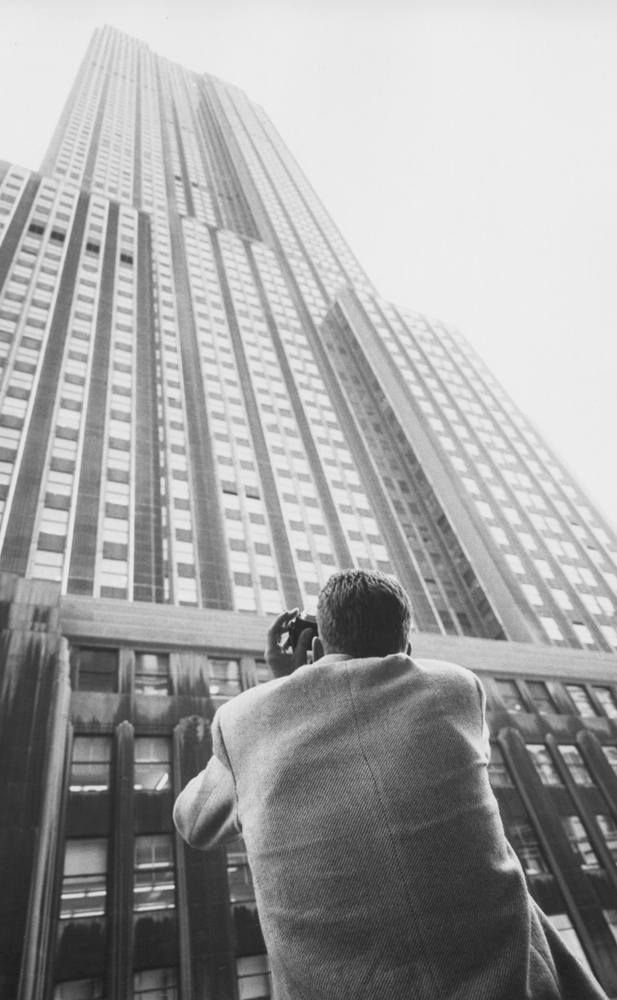
#> input picture library-of-congress-t5fqtwIn9HQ-unsplash.jpg, 617 x 1000 px, shrunk from 4936 x 8000 before the run, found by its file name
$ python Niblack_Bernsen_withoutotsu.py
#> lines starting #> are read from the running program, lines starting #| are printed output that depends on the picture; after the words box and inside, x2 and y2 are one past the last pixel; in counts of white or black regions, pixels touching at a corner belong together
import cv2
import numpy as np
import matplotlib.pyplot as plt
from skimage import filters
from skimage.util import img_as_ubyte
from skimage.morphology import disk
from skimage.filters import threshold_local, rank

# Load the image
image = cv2.imread('/Users/meltemballan/Documents/Image_Processing/CH4_Ballan/library-of-congress-t5fqtwIn9HQ-unsplash.jpg', cv2.IMREAD_GRAYSCALE)
#> image is the input picture: shape (1000, 617); min 28, max 240, mean 162.8

# Normalize the image
image = cv2.normalize(image, None, alpha=0, beta=255, norm_type=cv2.NORM_MINMAX)
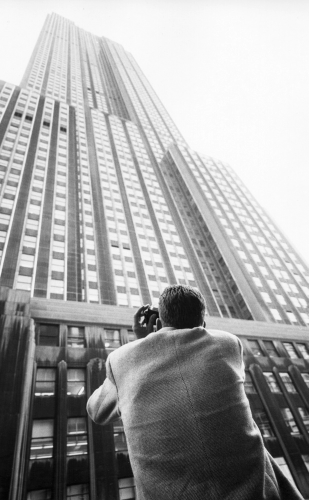
#> image: shape (1000, 617) (shown at 1/2 size); min 0, max 255, mean 162.1

# Apply Gaussian blur
blurred = cv2.GaussianBlur(image, (5, 5), 0)

# Apply Niblack thresholding
window_size = 15
threshold_niblack = threshold_local(blurred, window_size, method='mean', offset=-0.2)
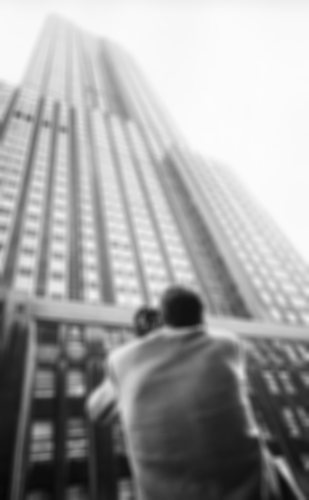
#> threshold_niblack: shape (1000, 617) float64 (shown at 1/2 size); min 7, max 252.6, mean 162.3
binary_niblack = blurred > threshold_niblack
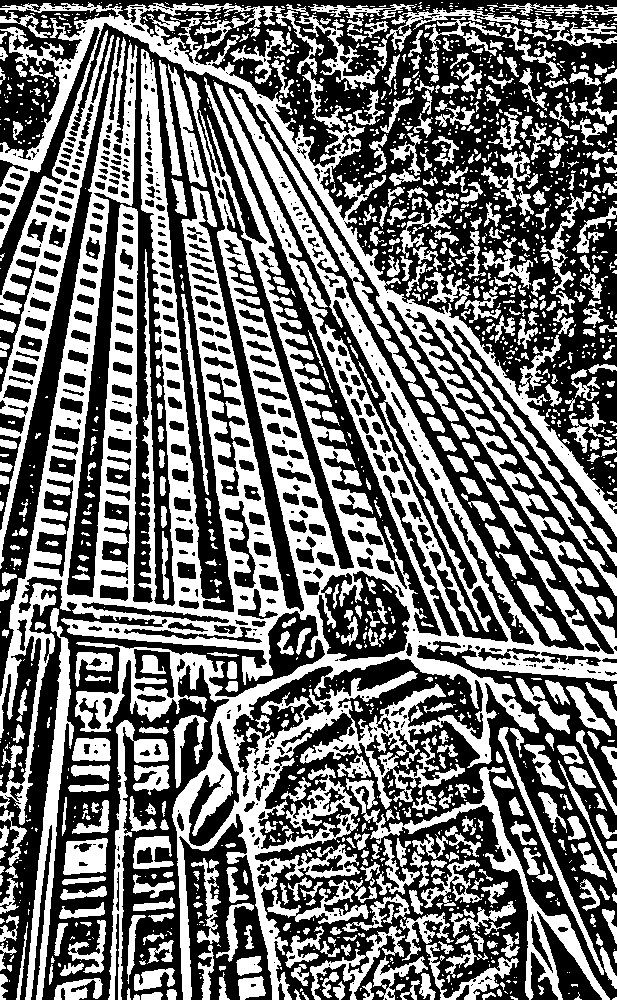
#> binary_niblack: shape (1000, 617) bool; 44.6% white; 1588 white regions (1005 under 20 px), largest, box (x1, y1, x2, y2) and area: (0, 2, 617, 1000) 167207, (346, 767, 610, 1000) 5467, (25, 608, 74, 1000) 4630

# Apply Bernsen thresholding
radius = 15
selem = disk(radius)
local_min = rank.minimum(blurred, selem)
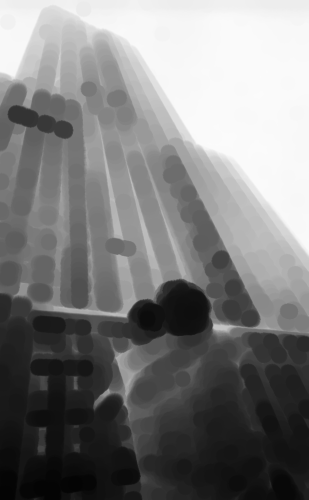
#> local_min: shape (1000, 617) (shown at 1/2 size); min 4, max 251, mean 124.3
local_max = rank.maximum(blurred, selem)
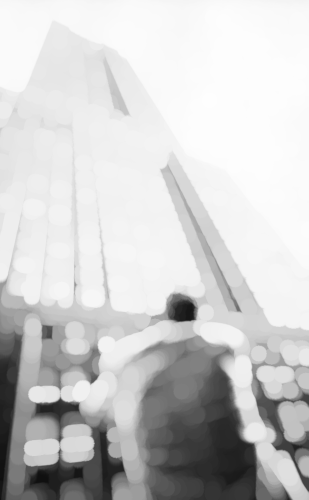
#> local_max: shape (1000, 617) (shown at 1/2 size); min 14, max 254, mean 203.7
binary_bernsen = blurred >= (local_min + local_max) / 2
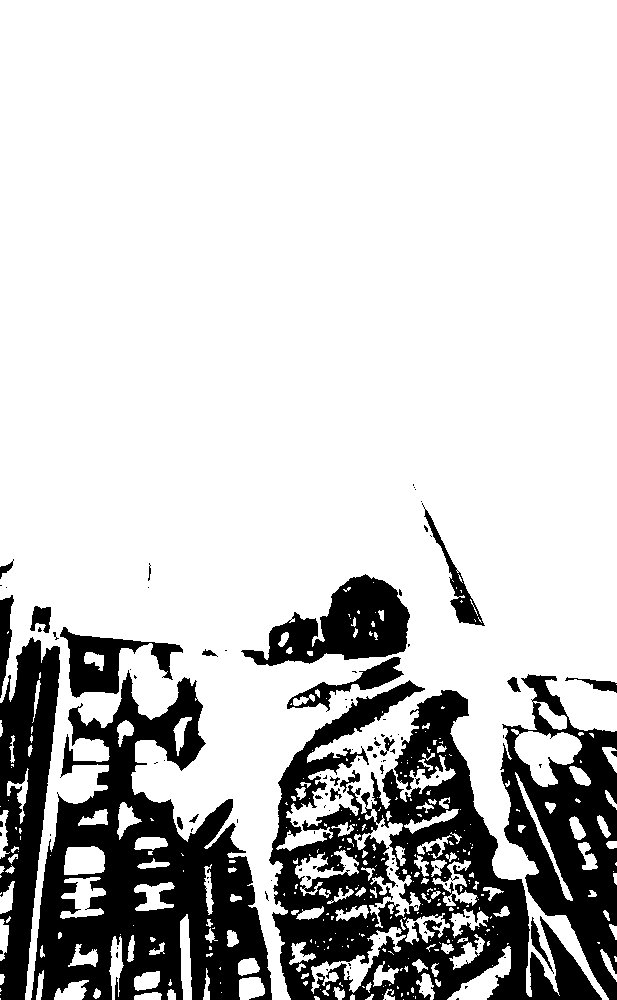
#> binary_bernsen: shape (1000, 617) bool; 78.9% white; 120 black regions (93 under 20 px), largest, box (x1, y1, x2, y2) and area: (269, 680, 602, 1000) 44116, (31, 670, 272, 1000) 38627, (500, 674, 617, 1000) 17613

# Apply window-based adaptive thresholding
block_size = 11
C = 2
window_thresholded = cv2.adaptiveThreshold(blurred, 255, cv2.ADAPTIVE_THRESH_GAUSSIAN_C, cv2.THRESH_BINARY, block_size, C)
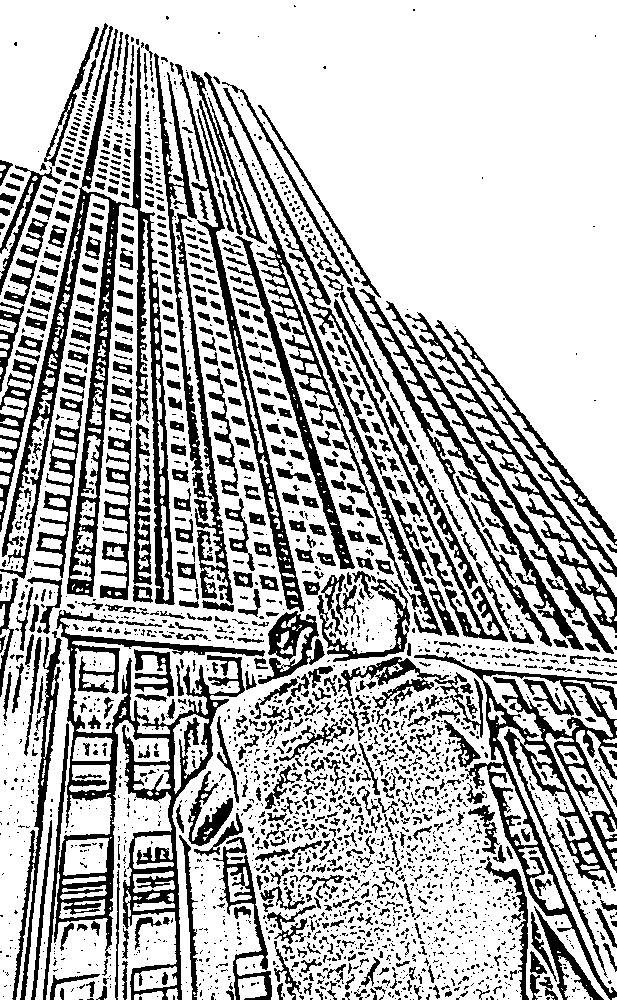
#> window_thresholded: shape (1000, 617); 71.4% white; 2601 black regions (1861 under 20 px), largest, box (x1, y1, x2, y2) and area: (0, 29, 175, 605) 16262, (43, 610, 265, 1000) 15876, (414, 651, 617, 1000) 11709

# Display the original image
plt.figure(figsize=(20, 5))

plt.subplot(1, 4, 1)
plt.imshow(image, cmap='gray')
plt.title('Original Image')

# Display the Niblack thresholded image
plt.subplot(1, 4, 2)
plt.imshow(binary_niblack, cmap='gray')
plt.title('Niblack Thresholding')

# Display the Bernsen thresholded image
plt.subplot(1, 4, 3)
plt.imshow(binary_bernsen, cmap='gray')
plt.title('Bernsen Thresholding')

# Display the window-based thresholded image
plt.subplot(1, 4, 4)
plt.imshow(window_thresholded, cmap='gray')
plt.title('Window-Based Adaptive Thresholding')

plt.show()
